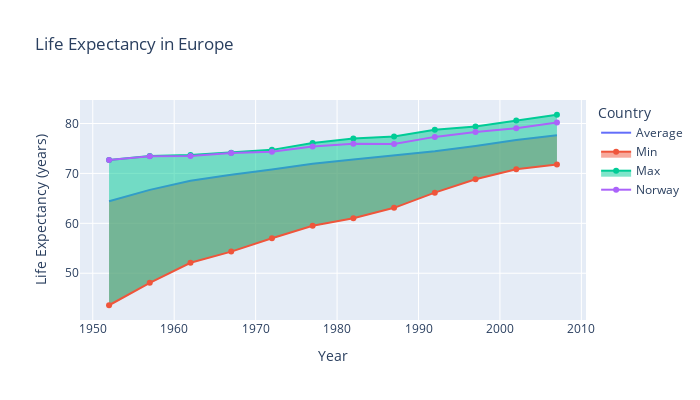

This figure's notebook cell:
### Markdown cell above
### Shaded areas
- The fill parameter can be used to fill to the next line, to zero or to itself if the series reverses.
- The latter is most convenient for single colour background shading.

### Code cell
# Plot the mean life expectancy in Europe over time. Shade the area between minimum and maximum life expectancy in Europe over time.
# Overlay Norway's life expectancy over the plot.
# https://plotly.com/python/continuous-error-bars/
dfE = df[df['continent'] == 'Europe'][['year', 'lifeExp']].groupby('year')
dfEmean = dfE.mean().reset_index()
dfEmean['Legend'] = 'Average' # Hack to include line in legend, see color below.

fig = px.line(dfEmean, x='year', y='lifeExp', title='Life Expectancy in Europe', color='Legend', width=700, height=400)
fig.update_xaxes(title='Year')
fig.update_yaxes(title='Life Expectancy (years)')
fig.update_layout(legend_title_text='Country')

# Fill between dfE.min().reset_index() and dfE.max().reset_index()
fig.add_scatter(x=dfE.min().reset_index()['year'], y=dfE.min().reset_index()['lifeExp'], name='Min', fill='tonexty')
fig.add_scatter(x=dfE.max().reset_index()['year'], y=dfE.max().reset_index()['lifeExp'], name='Max', fill='tonexty')
fig.add_scatter(x=df[df['country'] == 'Norway']['year'], y=df[df['country'] == 'Norway']['lifeExp'], name='Norway')
fig.show()

### Figure 1 — Plotly figure (JSON) as saved in the notebook; plotly's stock layout.template omitted (floating-point values rounded to 4 significant figures)
{"data": [{"hovertemplate": "Legend=Average<br>year=%{x}<br>lifeExp=%{y}<extra></extra>", "legendgroup": "Average", "line": {"color": "#636efa", "dash": "solid"}, "marker": {"symbol": "circle"}, "mode": "lines", "name": "Average", "orientation": "v", "showlegend": true, "type": "scatter", "x": [1952, 1957, 1962, 1967, 1972, 1977, 1982, 1987, 1992, 1997, 2002, 2007], "xaxis": "x", "y": [64.41, 66.7, 68.54, 69.74, 70.78, 71.94, 72.81, 73.64, 74.44, 75.51, 76.7, 77.65], "yaxis": "y"}, {"fill": "tonexty", "name": "Min", "type": "scatter", "x": [1952, 1957, 1962, 1967, 1972, 1977, 1982, 1987, 1992, 1997, 2002, 2007], "y": [43.59, 48.08, 52.1, 54.34, 57.01, 59.51, 61.04, 63.11, 66.15, 68.83, 70.84, 71.78]}, {"fill": "tonexty", "name": "Max", "type": "scatter", "x": [1952, 1957, 1962, 1967, 1972, 1977, 1982, 1987, 1992, 1997, 2002, 2007], "y": [72.67, 73.47, 73.68, 74.16, 74.72, 76.11, 76.99, 77.41, 78.77, 79.39, 80.62, 81.76]}, {"name": "Norway", "type": "scatter", "x": [1952, 1957, 1962, 1967, 1972, 1977, 1982, 1987, 1992, 1997, 2002, 2007], "y": [72.67, 73.44, 73.47, 74.08, 74.34, 75.37, 75.97, 75.89, 77.32, 78.32, 79.05, 80.2]}], "layout": {"height": 400, "legend": {"title": {"text": "Country"}, "tracegroupgap": 0}, "title": {"text": "Life Expectancy in Europe"}, "width": 700, "xaxis": {"anchor": "y", "domain": [0, 1], "title": {"text": "Year"}}, "yaxis": {"anchor": "x", "domain": [0, 1], "title": {"text": "Life Expectancy (years)"}}}}
